Frame 1 (no input): blank canvas, image omitted
Frame 60 (the mouse pressed at the canvas centre just before this capture): blank canvas, image omitted
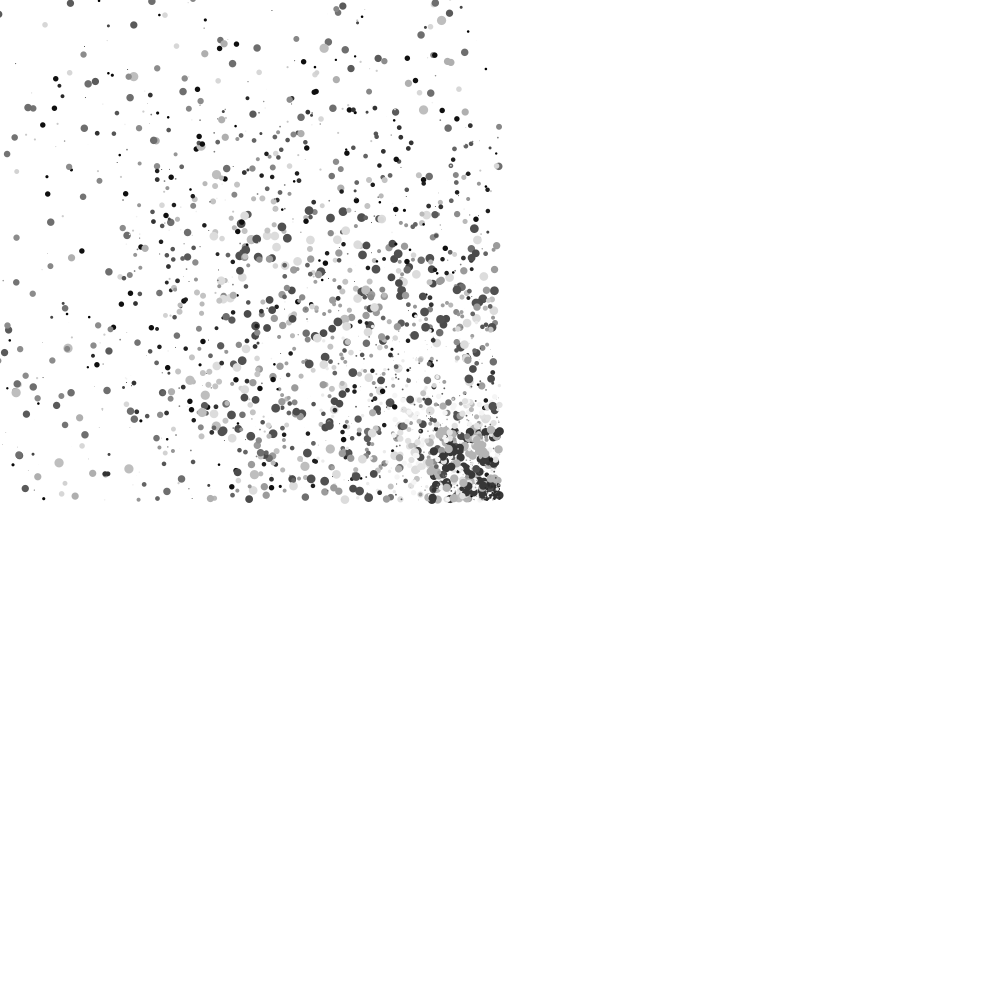
Frame 120 (the mouse held since frame 60 and released just before this capture)

The Processing sketch whose frames 1 and 60 were blank and that drew this single picture after the mouse press (run headless with seeded random() and noise(); from frame 60 on, the mouse is pressed at the canvas centre):

// Processing sketch: processing_117422
// ── processing_117422.pde

Dot[] One = new Dot[50];


void setup(){
  size(1000, 1000);
  smooth();
  background(255);
  for (int i = 0; i < 50; i++){
    One[i] = new Dot(random(100), random(10), color(5*i)); 
  }
  
//  Two = new Dot(10, color(234));
}

void draw(){
  for (int i = 0; i < 50; i++){
    One[i].move();
    One[i].display();; 
  }

}
class Dot {
 int fillC;
 float a;
 int x;
 int y;
 float size;
 Dot(float tempA, float tempZ, int tempC){
   a = tempA;
   fillC = tempC;
   size = tempZ;
 }
   void move(){
     x = mouseX;
     y = mouseY;
   }
   
   void display(){

     noStroke();
     fill(fillC);
     ellipse(x-(a*random(10)), y-(a*random(10)), size, size);
   }
  
  
}
